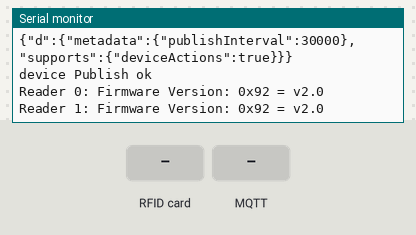
This sketch was run on a simulated ESP8266 (NodeMCU). On the bench: the last lines printed to the serial monitor. Inputs (shaded band) come from the test bench. WiFi joins after 1.5 s; servers stay silent unless stated; no MQTT or app messages arrive unless stated. At 7.4 s the program restarts the board; the recording ends there.

Above: at 2.8 s.
2.9 s: RFID card 5E 7A 19 C4 held to the reader
At 4.1 s:
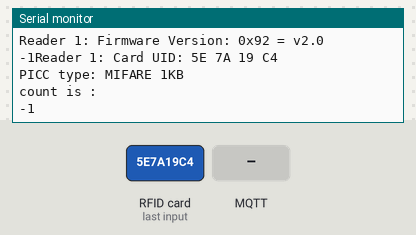
4.4 s: MQTT message "metadata" arrives on the first subscribed topic
At 5.6 s:
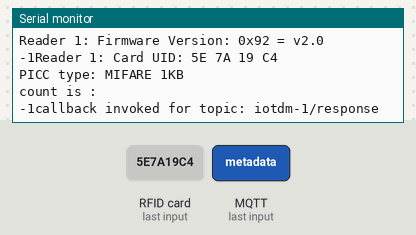
5.9 s: MQTT message "metadata" arrives on the third subscribed topic
At 7.1 s:
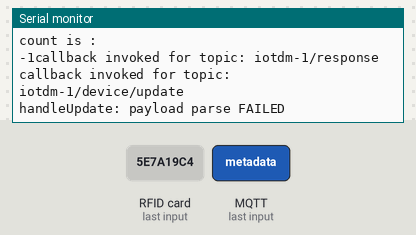

The sketch:

rfid.ino
```cpp
#include <ESP8266WiFi.h>
#include <PubSubClient.h>
#include <ArduinoJson.h>
#include <SPI.h>
#include <MFRC522.h>

//-------- Customise these values -----------
const char* ssid = "JioFi3_";
const char* password = "5jyzt";

#define ORG "z693gh"
#define DEVICE_TYPE "nodemcu"
#define DEVICE_ID "nodemcu"
#define TOKEN "nodemcu123"
//-------- Customise the above values --------
#define RST_PIN         D2          // Configurable, see typical pin layout above
#define SS_1_PIN        D3        // Configurable, take a unused pin, only HIGH/LOW required, must be diffrent to SS 2
#define SS_2_PIN        D4 // Configurable, take a unused pin, only HIGH/LOW required, must be diffrent to SS 1


char server[] = ORG ".messaging.internetofthings.ibmcloud.com";
char authMethod[] = "use-token-auth";
char token[] = TOKEN;
char clientId[] = "d:" ORG ":" DEVICE_TYPE ":" DEVICE_ID;

const char publishTopic[] = "iot-2/evt/status/fmt/json";
const char responseTopic[] = "iotdm-1/response";
const char manageTopic[] = "iotdevice-1/mgmt/manage";
const char updateTopic[] = "iotdm-1/device/update";
const char rebootTopic[] = "iotdm-1/mgmt/initiate/device/reboot";

void callback(char* topic, byte* payload, unsigned int payloadLength);

WiFiClient wifiClient;
PubSubClient client(server, 1883, callback, wifiClient);

int publishInterval = 30000; // 30 seconds
long lastPublishMillis;
int count1=0;
int count2=0;
int count3=0;
int count4=0;


#define NR_OF_READERS   2

byte ssPins[] = {SS_1_PIN, SS_2_PIN};

MFRC522 mfrc522[NR_OF_READERS];   // Create MFRC522 instance.


void setup() {
 Serial.begin(115200); Serial.println();

 wifiConnect();
 mqttConnect();
 initManagedDevice();
 SPI.begin();        // Init SPI bus

  for (uint8_t reader = 0; reader < NR_OF_READERS; reader++) {
    mfrc522[reader].PCD_Init(ssPins[reader], RST_PIN); // Init each MFRC522 card
    Serial.print(F("Reader "));
    Serial.print(reader);
    Serial.print(F(": "));
    mfrc522[reader].PCD_DumpVersionToSerial();
    count1=0;
    count2=0;
    count3=0;
    count4=0;

  }
}

void loop() {
  for (uint8_t reader = 0; reader < NR_OF_READERS; reader++) {
    // Look for new cards

    if (mfrc522[reader].PICC_IsNewCardPresent() && mfrc522[reader].PICC_ReadCardSerial()) {

      if(reader==0){
count1++;
 Serial.print(count1);
 }
      else
      if(reader==1){
      count1--;
Serial.print(count1);
}

      if(reader==2){
count2++;
 Serial.print(count2);
 }
      else
      if(reader==3){
      count2--;
Serial.print(count2);
}
      if(reader==4){
count3++;
 Serial.print(count3);
 }
      else
      if(reader==5){
      count3--;
Serial.print(count3);
}
      if(reader==6){
count4++;
 Serial.print(count4);
 }
      else
      if(reader==7){
      count4--;
Serial.print(count4);
}

      Serial.print(F("Reader "));
      Serial.print(reader);
      // Show some details of the PICC (that is: the tag/card)
      Serial.print(F(": Card UID:"));
      dump_byte_array(mfrc522[reader].uid.uidByte, mfrc522[reader].uid.size);
      Serial.println();
      Serial.print(F("PICC type: "));
      MFRC522::PICC_Type piccType = mfrc522[reader].PICC_GetType(mfrc522[reader].uid.sak);
      Serial.println(mfrc522[reader].PICC_GetTypeName(piccType));
      Serial.println("count is : ");
      Serial.print(count1);
      // Halt PICC
      mfrc522[reader].PICC_HaltA();
      // Stop encryption on PCD
      mfrc522[reader].PCD_StopCrypto1();
    } //if (mfrc522[reader].PICC_IsNewC
  } //for(uint8_t reader
 if (millis() - lastPublishMillis > publishInterval) {
   publishData();
   lastPublishMillis = millis();
 }

 if (!client.loop()) {
   mqttConnect();
   initManagedDevice();
 }
}

void wifiConnect() {
 Serial.print("Connecting to "); Serial.print(ssid);
 WiFi.begin(ssid, password);
 while (WiFi.status() != WL_CONNECTED) {
   delay(500);
   Serial.print(".");
 }
 Serial.print("nWiFi connected, IP address: "); Serial.println(WiFi.localIP());
}

void mqttConnect() {
 if (!!!client.connected()) {
   Serial.print("Reconnecting MQTT client to "); Serial.println(server);
   while (!!!client.connect(clientId, authMethod, token)) {
     Serial.print(".");
     delay(500);
   }
   Serial.println();
 }
}

void initManagedDevice() {
 if (client.subscribe("iotdm-1/response")) {
   Serial.println("subscribe to responses OK");
 } else {
   Serial.println("subscribe to responses FAILED");
 }

 if (client.subscribe(rebootTopic)) {
   Serial.println("subscribe to reboot OK");
 } else {
   Serial.println("subscribe to reboot FAILED");
 }

 if (client.subscribe("iotdm-1/device/update")) {
   Serial.println("subscribe to update OK");
 } else {
   Serial.println("subscribe to update FAILED");
 }

 StaticJsonBuffer<300> jsonBuffer;
 JsonObject& root = jsonBuffer.createObject();
 JsonObject& d = root.createNestedObject("d");
 JsonObject& metadata = d.createNestedObject("metadata");
 metadata["publishInterval"] = publishInterval;
 JsonObject& supports = d.createNestedObject("supports");
 supports["deviceActions"] = true;

 char buff[300];
 root.printTo(buff, sizeof(buff));
 Serial.println("publishing device metadata:"); Serial.println(buff);
 if (client.publish(manageTopic, buff)) {
   Serial.println("device Publish ok");
 } else {
   Serial.print("device Publish failed:");
 }
}

void dump_byte_array(byte *buffer, byte bufferSize) {
  for (byte i = 0; i < bufferSize; i++) {
    Serial.print(buffer[i] < 0x10 ? " 0" : " ");
    Serial.print(buffer[i], HEX);
  }
}
void publishData() {
 /*
 String payload = String(count1);
 payload += millis() / 1000;
 payload += "}}";

 Serial.print("Sending payload: "); Serial.println(payload);

 if (client.publish(publishTopic, (char*) payload.c_str())) {
   Serial.println("Publish OK");
 } else {
   Serial.println("Publish FAILED");
 }
}*/
 StaticJsonBuffer<500> jsonBuffer;
 JsonObject& root = jsonBuffer.createObject();
 JsonObject& data = root.createNestedObject("data");
 data["count1"] = count1;
 data["count2"] = count2;
 data["count3"] = count3;
 data["count4"] = count4;

 char bufferer[500];
 root.printTo(bufferer, sizeof(bufferer));
 Serial.println("Sending data:"); Serial.println(bufferer);
 if (client.publish(publishTopic, bufferer)) {
   Serial.println("Publish OK");
 } else {
   Serial.print("Publish FAILED");
 }
}

void callback(char* topic, byte* payload, unsigned int payloadLength) {
 Serial.print("callback invoked for topic: "); Serial.println(topic);

 if (strcmp (responseTopic, topic) == 0) {
   return; // just print of response for now
 }

 if (strcmp (rebootTopic, topic) == 0) {
   Serial.println("Rebooting...");
   ESP.restart();
 }

 if (strcmp (updateTopic, topic) == 0) {
   handleUpdate(payload);
 }
}

void handleUpdate(byte* payload) {
 StaticJsonBuffer<300> jsonBuffer;
 JsonObject& root = jsonBuffer.parseObject((char*)payload);
 if (!root.success()) {
   Serial.println("handleUpdate: payload parse FAILED");
   return;
 }
 Serial.println("handleUpdate payload:"); root.prettyPrintTo(Serial); Serial.println();

 JsonObject& d = root["d"];
 JsonArray& fields = d["fields"];
 for (JsonArray::iterator it = fields.begin(); it != fields.end(); ++it) {
   JsonObject& field = *it;
   const char* fieldName = field["field"];
   if (strcmp (fieldName, "metadata") == 0) {
     JsonObject& fieldValue = field["value"];
     if (fieldValue.containsKey("publishInterval")) {
       publishInterval = fieldValue["publishInterval"];
       Serial.print("publishInterval:"); Serial.println(publishInterval);
     }
   }
 }
}
```

Measured:
- after the input at 2.9 s, the serial monitor: prints a new line at once (image 1)
- after the input at 4.4 s, the serial monitor: prints a new line at once (image 2)
- after the input at 5.9 s, the serial monitor: prints a new line at once (image 3)
